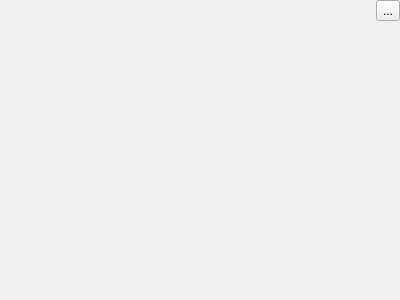
<?xml version="1.0" encoding="UTF-8"?>
<ui version="4.0">
 <class>HIP_Image_ImageView</class>
 <widget class="QWidget" name="HIP_Image_ImageView">
  <property name="geometry">
   <rect>
    <x>0</x>
    <y>0</y>
    <width>400</width>
    <height>300</height>
   </rect>
  </property>
  <property name="windowTitle">
   <string>Form</string>
  </property>
  <layout class="QGridLayout" name="gridLayout">
   <property name="leftMargin">
    <number>0</number>
   </property>
   <property name="topMargin">
    <number>0</number>
   </property>
   <property name="rightMargin">
    <number>0</number>
   </property>
   <property name="bottomMargin">
    <number>0</number>
   </property>
   <property name="spacing">
    <number>10</number>
   </property>
   <item row="0" column="0">
    <widget class="QWidget" name="_view_w" native="true">
     <property name="sizePolicy">
      <sizepolicy hsizetype="Expanding" vsizetype="Expanding">
       <horstretch>0</horstretch>
       <verstretch>0</verstretch>
      </sizepolicy>
     </property>
    </widget>
   </item>
   <item row="0" column="1">
    <layout class="QVBoxLayout" name="_button_layout">
     <property name="spacing">
      <number>10</number>
     </property>
     <item>
      <widget class="QToolButton" name="_reset_zoom_w">
       <property name="text">
        <string>...</string>
       </property>
      </widget>
     </item>
     <item>
      <spacer name="_button_spacer">
       <property name="orientation">
        <enum>Qt::Vertical</enum>
       </property>
       <property name="sizeHint" stdset="0">
        <size>
         <width>20</width>
         <height>20</height>
        </size>
       </property>
      </spacer>
     </item>
    </layout>
   </item>
  </layout>
 </widget>
 <resources/>
 <connections/>
</ui>
